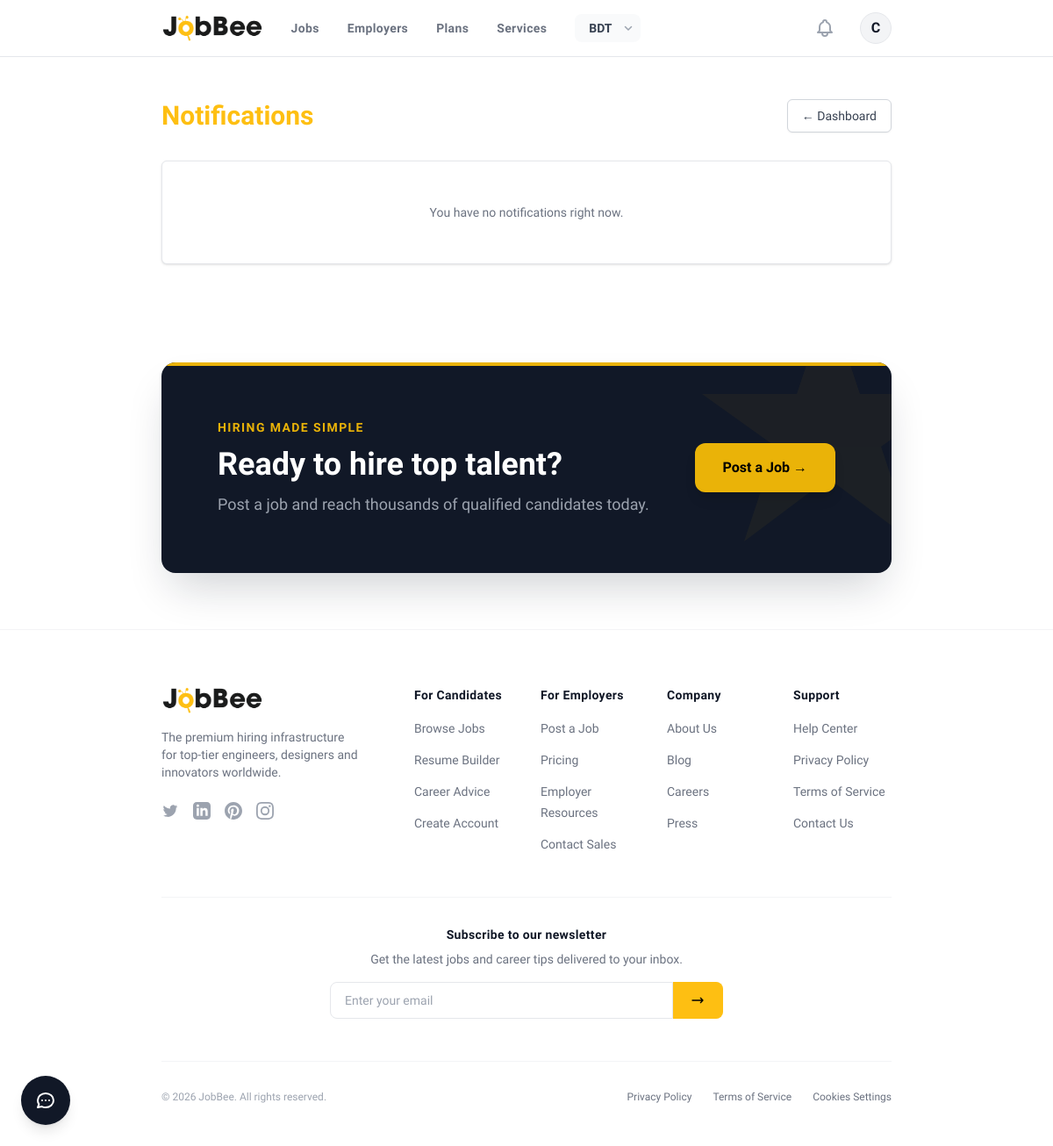
Page /accounts/notifications/ (signed in) on the earlier database version.
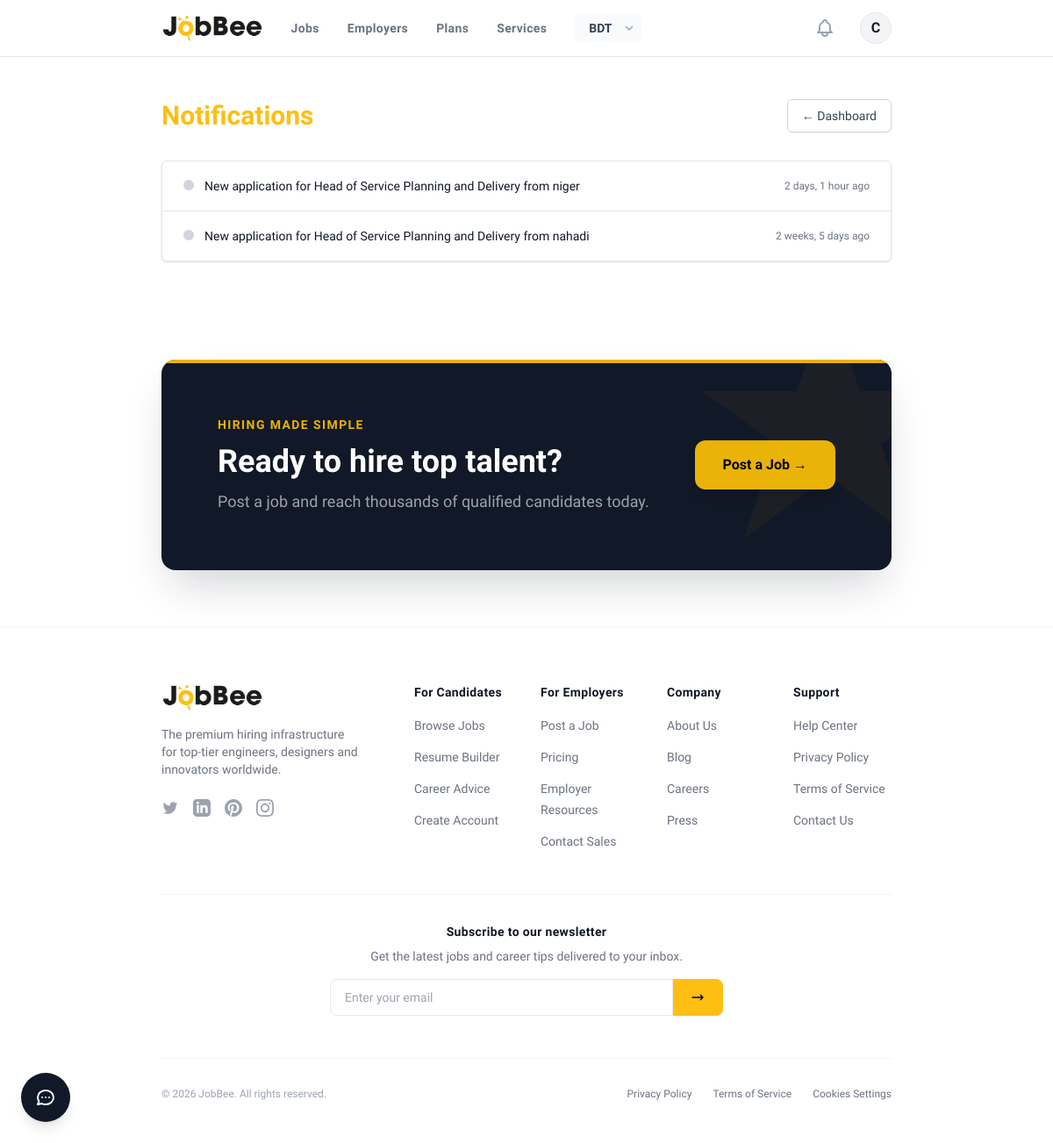
Same page on the later database version.
### accounts/models.py (models this page shows, shortened)
class Notification(models.Model):
    user = models.ForeignKey(User, on_delete=models.CASCADE, related_name='notifications')
    message = models.CharField(max_length=255)
    link = models.CharField(max_length=255, blank=True)
    is_read = models.BooleanField(default=False)
    created_at = models.DateTimeField(auto_now_add=True)
    class Meta:
        ordering = ['-created_at']

### accounts/views.py (the view)
# urls.py: path('notifications/', views.notifications_view, name='notifications'),
@login_required
def notifications_view(request):
    notifications = request.user.notifications.all()
    notifications.filter(is_read=False).update(is_read=True)
    return render(request, 'accounts/notifications.html', {'notifications': notifications})

### core/context_processors.py (called while the page is built)
def site_settings(request):
    hero_settings = HeroSectionSettings.objects.first()
    trusted_companies = TrustedCompany.objects.all()
    currency_settings = CurrencySettings.objects.first()
    available_currencies = ExchangeRate.objects.all()
    user_currency = request.session.get('user_currency', 'BDT')
    return {
        'SITE_NAME': 'Jobbee',
        'site_settings': {'site_name': 'Jobbee'},
        'STRIPE_PUBLIC_KEY': getattr(settings, 'STRIPE_PUBLIC_KEY', ''),
        'hero_settings': hero_settings,
        'trusted_companies': trusted_companies,
        'currency_settings': currency_settings,
        'available_currencies': available_currencies,
        'user_currency': user_currency,
    }

### templates/accounts/notifications.html (shortened to what this page needs)
{% extends 'base.html' %}
{% block content %}
<div class="max-w-4xl mx-auto py-12 px-4 sm:px-6 lg:px-8">
    <div class="md:flex md:items-center md:justify-between mb-8">
        <div class="flex-1 min-w-0">
            <h2 class="text-2xl font-bold leading-7 text-primary sm:text-3xl sm:truncate">
                Notifications
            </h2>
        </div>
        <div class="mt-4 flex md:mt-0 md:ml-4">
            <a href="{% url 'dashboard' %}" class="inline-flex items-center px-4 py-2 border border-gray-300 rounded-md shadow-sm text-sm font-medium text-gray-700 bg-white hover:bg-gray-50 focus:outline-none focus:ring-2 focus:ring-offset-2 focus:ring-accent transition">
                &larr; Dashboard
            </a>
        </div>
    </div>
    <div class="bg-white shadow overflow-hidden sm:rounded-md border border-gray-200">
        <ul role="list" class="divide-y divide-gray-200">
            {% for notification in notifications %}
            <li>
                <a {% if notification.link %}href="{{ notification.link }}"{% else %}href="#"{% endif %} class="block hover:bg-gray-50 transition">
                    <div class="px-4 py-4 sm:px-6 flex items-center justify-between">
                        <div class="flex items-center gap-3">
                            <div class="flex-shrink-0">
                                {% if not notification.is_read %}
                                <span class="h-3 w-3 rounded-full bg-accent inline-block"></span>
                                {% else %}
                                <span class="h-3 w-3 rounded-full bg-gray-300 inline-block"></span>
                                {% endif %}
                            </div>
                            <p class="text-sm font-medium text-gray-900 truncate">
                                {{ notification.message }}
                            </p>
                        </div>
                        <div class="ml-2 flex-shrink-0 flex">
                            <p class="text-xs text-gray-500">
                                {{ notification.created_at|timesince }} ago
                            </p>
                        </div>
                    </div>
                </a>
            </li>
            {% empty %}
            <li>
                <div class="px-4 py-12 text-center text-gray-500 text-sm">
                    You have no notifications right now.
                </div>
            </li>
            {% endfor %}
        </ul>
    </div>
</div>
{% endblock %}

Differences in the rows shown:
added Notification: is_read True (drawn), message "New application for Head of Service Planning and Delivery from niger", created_at "2 days, 1 hour"
added Notification: is_read True (drawn), message "New application for Head of Service Planning and Delivery from nahadi", created_at "2 weeks, 5 days"
Other differences:
text no longer shown: "You have no notifications right now."
